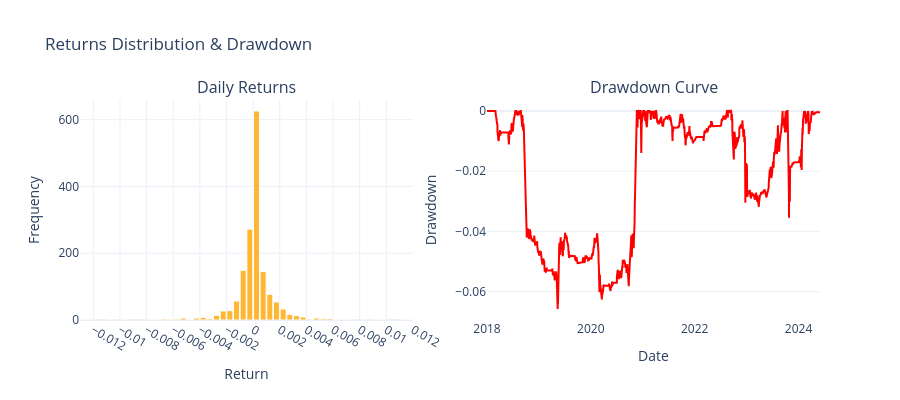

Notebook code for this chart:
### Code cell
from plotly.subplots import make_subplots
import plotly.graph_objects as go

returns = eq_curve.pct_change().fillna(0)
returns=returns[TRADING_START_DATE:END_DATE]
cum_max = eq_curve.cummax()
drawdown = (eq_curve - cum_max) / cum_max
mean_ret = returns.mean()
median_ret = returns.median()

fig = make_subplots(rows=1, cols=2, subplot_titles=('Daily Returns', 'Drawdown Curve'))
fig.add_trace(
    go.Histogram(
        x=returns,
        nbinsx=50,
        marker_color='orange',
        marker_line_color='white',
        marker_line_width=1,
        opacity=0.8,
        name='Returns'
    ),
    row=1, col=1
)
fig.add_trace(
    go.Scatter(
        x=drawdown.index,
        y=drawdown.values,
        mode='lines',
        line=dict(color='red', width=2),
        name='Drawdown'
    ),
    row=1, col=2
)
fig.update_xaxes(
    title_text='Return',
    row=1, col=1,
    nticks=20,
    showgrid=True
)
fig.update_yaxes(
    title_text='Frequency',
    row=1, col=1,
    showgrid=True
)
fig.update_xaxes(
    title_text='Date',
    row=1, col=2,
    showgrid=False
)
fig.update_yaxes(
    title_text='Drawdown',
    row=1, col=2,
    showgrid=True
)
fig.update_layout(
    title_text='Returns Distribution & Drawdown',
    bargap=0.1,               
    template='plotly_white',
    showlegend=False,
    width=900,
    height=400
)

fig.show()

### Figure 1 — Plotly figure (JSON) as saved in the notebook; plotly's stock layout.template omitted (floating-point values rounded to 4 significant figures; data arrays with more than 128 entries replaced by an {"elided": "..."} marker saying what was removed)
{"data": [{"marker": {"color": "orange", "line": {"color": "white", "width": 1}}, "name": "Returns", "nbinsx": 50, "opacity": 0.8, "type": "histogram", "x": {"elided": "1588 float values"}, "xaxis": "x", "yaxis": "y"}, {"line": {"color": "red", "width": 2}, "mode": "lines", "name": "Drawdown", "type": "scatter", "x": {"elided": "1588 str values"}, "xaxis": "x2", "y": {"elided": "1588 float values"}, "yaxis": "y2"}], "layout": {"annotations": [{"font": {"size": 16}, "showarrow": false, "text": "Daily Returns", "x": 0.225, "xanchor": "center", "xref": "paper", "y": 1, "yanchor": "bottom", "yref": "paper"}, {"font": {"size": 16}, "showarrow": false, "text": "Drawdown Curve", "x": 0.775, "xanchor": "center", "xref": "paper", "y": 1, "yanchor": "bottom", "yref": "paper"}], "bargap": 0.1, "height": 400, "showlegend": false, "title": {"text": "Returns Distribution & Drawdown"}, "width": 900, "xaxis": {"anchor": "y", "domain": [0, 0.45], "nticks": 20, "showgrid": true, "title": {"text": "Return"}}, "xaxis2": {"anchor": "y2", "domain": [0.55, 1], "showgrid": false, "title": {"text": "Date"}}, "yaxis": {"anchor": "x", "domain": [0, 1], "showgrid": true, "title": {"text": "Frequency"}}, "yaxis2": {"anchor": "x2", "domain": [0, 1], "showgrid": true, "title": {"text": "Drawdown"}}}}
